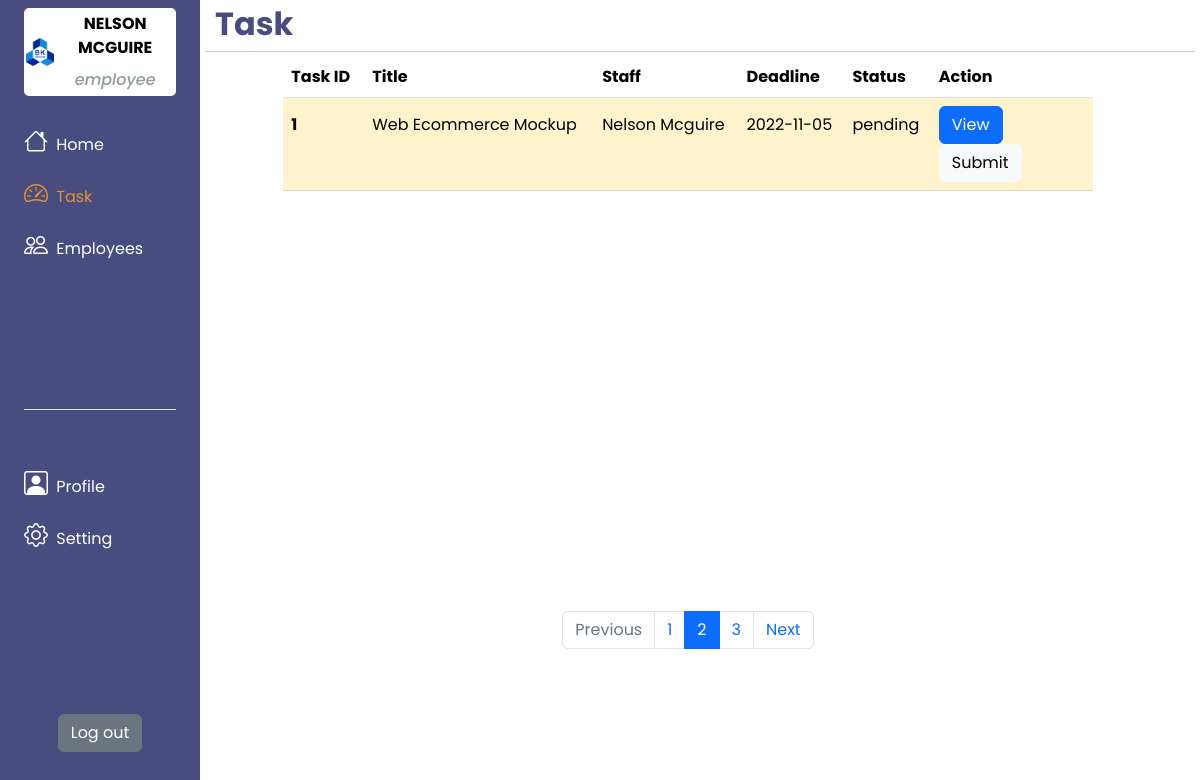
Page /pages/task.php (signed in) on the committed database.
### tables this page shows
create table task(
	id int auto_increment,
    title varchar(50),
    description varchar(100),
    staff_id int,
    start_date date,
    deadline date,
    status varchar(10),
    dep varchar(5),
    primary key (id),
    foreign key (staff_id) references user(id)
);

create table user (
	id int auto_increment,
    fullname varchar(30),
    gender varchar (6),
    phone varchar(10),
    username varchar(30) unique,
    password varchar(30),
    role varchar(10),
    dep varchar(5),
    primary key (id)
);

### utils/task/taskSupport.php (called while the page is built, shortened)
<?php
include "./../utils/dbConnect.php";
$updateTaskStatusQuery = "UPDATE task
                        SET status = 'overdue'
                        WHERE status = 'pending'
                        AND deadline <= CURDATE() - INTERVAL 1 DAY";
mysqli_query($conn, $updateTaskStatusQuery);
function getAllTask()
{
    global $conn;
    $query = '';
    if (isset($_SESSION) && $_SESSION['user_role'] == 'manager') {
        $query = "SELECT * FROM task WHERE dep='{$_SESSION['user_dep']}' ORDER BY deadline";
    } else if (isset($_SESSION) && $_SESSION['user_role'] == 'employee') {
        $query = "SELECT * FROM task WHERE dep='{$_SESSION['user_dep']}' AND staff_id={$_SESSION['user_id']} ORDER BY deadline";
    } else {
        $query = " SELECT * FROM task ORDER BY deadline";
    }
    $result = mysqli_query($conn, $query);
    $tasks = [];
    while ($row = mysqli_fetch_assoc($result)) {
        array_push($tasks, $row);
    }
    return $tasks;
}
function getTaskRowColor($status)
{
    if ($status == 'pending') return 'warning';
    else if ($status == 'overdue') return 'danger';
    else if ($status == 'finished') return 'success';
}
function getUserById($id)
{
    global $conn;
    $query = " SELECT * FROM user WHERE id = $id";
    $result = mysqli_query($conn, $query);
    $user = mysqli_fetch_assoc($result);
    return $user;
}

### pages/task.php (the view, shortened to what this page needs)
<?php
include "./../utils/task/taskSupport.php";
?>
<!DOCTYPE html>
<html lang="en">
<head>
    <link href="https://cdn.jsdelivr.net/npm/bootstrap@5.2.2/dist/css/bootstrap.min.css" rel="stylesheet" />
    <link rel="stylesheet" href="https://cdn.jsdelivr.net/npm/bootstrap-icons@1.9.1/font/bootstrap-icons.css">
</head>
<body>
    <div class="container-fluid">
        <div class="row flex-nowrap">
            <?php
            include "../components/main/sidebar.php";
            ?>
            <div class="col-auto col-10 p-0">
                <div class="page-title">
                    <h2>Task</h2>
                </div>
                <div class="page-content">
                    <div class="row justify-content-center w-100">
                        <div id="task-list" class="col-10 col-auto">
                            <table class="table">
                                <thead>
                                    <tr>
                                        <th scope="col">Task ID</th>
                                        <th scope="col">Title</th>
                                        <th scope="col">Staff</th>
                                        <th scope="col">Deadline</th>
                                        <th scope="col">Status</th>
                                        <th scope="col">Action</th>
                                    </tr>
                                </thead>
                                <tbody>
                                    <?php
                                    $tasks = getAllTask();
                                    foreach ($tasks as $task) {
                                        $row_color = getTaskRowColor($task['status']);
                                        $fileLinksHTML = "";
                                        $task_user = getUserById($task['staff_id']);
                                        $delete_button = $_SESSION['user_role'] != 'employee' ? "<a class='btn btn-danger' href='http://localhost/web-assignment/utils/task/taskHandling.php?action=delete&id={$task['id']}'>Delete</a>" : "";
                                        $activeSubmitBtn = $task['status'] == 'pending' ? '' : 'disabled';
                                        $submit_button = $_SESSION['user_role'] == 'employee' ? "<button type='button' class='btn btn-light {$activeSubmitBtn}' data-bs-toggle='modal' data-bs-target='#submitTaskModal{$task['id']}'>Submit</button>" : "";
                                        $fileSubmitLinksHTML = "";
                                        $submitTaskHTML = $task['status'] == 'finished' ? "
                                        <hr>
                                        <div><p>SUBMISSION:</p></div>
                                        <div>Description: {$submitTask['description']}</div>
                                        <div>Files: </div>
                                        <div>{$fileSubmitLinksHTML}</div>
                                        " : "";
                                        echo "
                                        <tr class='table-{$row_color}'>
                                        <th scope='row' class='task-id'>{$task['id']}</th>
                                        <td>{$task['title']}</td>
                                        <td>{$task_user['fullname']}</td>
                                        <td>{$task['deadline']}</td>
                                        <td>{$task['status']}</td>
                                        <td class='view-task'>
                                            <button type='button' class='btn btn-primary' data-bs-toggle='modal' data-bs-target='#viewTaskModal{$task['id']}'>
                                                View
                                            </button>
                                            {$delete_button}
                                            {$submit_button}
                                        </td>
                                            <div class='modal fade' id='viewTaskModal{$task['id']}' tabindex='-1' aria-labelledby='viewTaskModalLabel' aria-hidden='true'>
                                                            <h1 class='modal-title fs-5' id='viewTaskModalLabel'>
                                                                {$task['title']}</h1>
                                                            <div>Task ID : <span> {$task['id']} </span></div>
                                                                {$task['description']}
                                                            <div>Employee : <span> {$task_user['fullname']} </span></div>
                                                            <div>Start Date : <span> {$task['start_date']} </span></div>
                                                            <div>Due Date : <span> {$task['deadline']} </span></div>
                                                            <div class='m-0 p-0'>{$fileLinksHTML}</div>
                                                            {$submitTaskHTML}
                                            </div>
                                            <div class='modal fade' id='submitTaskModal{$task['id']}' tabindex='-1' aria-labelledby='submitTaskModalLabel' aria-hidden='true'>
                                                            <h1 class='modal-title fs-5' id='submitTaskModalLabel'>
                                                                {$task['title']}</h1>
                                                        <form action='./../utils/task/taskHandling.php?action=submit&id={$task['id']}' method='POST' enctype='multipart/form-data'>
                                                        </form>
                                            </div>
                                        ";
                                    }
                                    ?>
                                </tbody>
                            </table>
                        </div>
                        <div id="pagination-bar" class="col-10 col-auto mt-1">
                            <nav aria-label="...">
                                <ul class="pagination justify-content-center">
                                    <li class="page-item disabled">
                                        <span class="page-link">Previous</span>
                                    </li>
                                    <li class="page-item"><a class="page-link" href="#">1</a></li>
                                    <li class="page-item active">
                                        <span class="page-link">
                                            2
                                        </span>
                                    </li>
                                    <li class="page-item"><a class="page-link" href="#">3</a></li>
                                    <li class="page-item">
                                        <a class="page-link" href="#">Next</a>
                                    </li>
                                </ul>
                            </nav>
                        </div>
                    </div>
                </div>
            </div>
        </div>
    </div>
</body>

### rows in the picture
task: id "1", title "Web Ecommerce Mockup", staff.fullname "Nelson Mcguire", deadline "2022-11-05", status "pending"

### other values in the picture
$_SESSION['user_name'] "NELSON MCGUIRE"
$_SESSION['user_role'] "employee"
